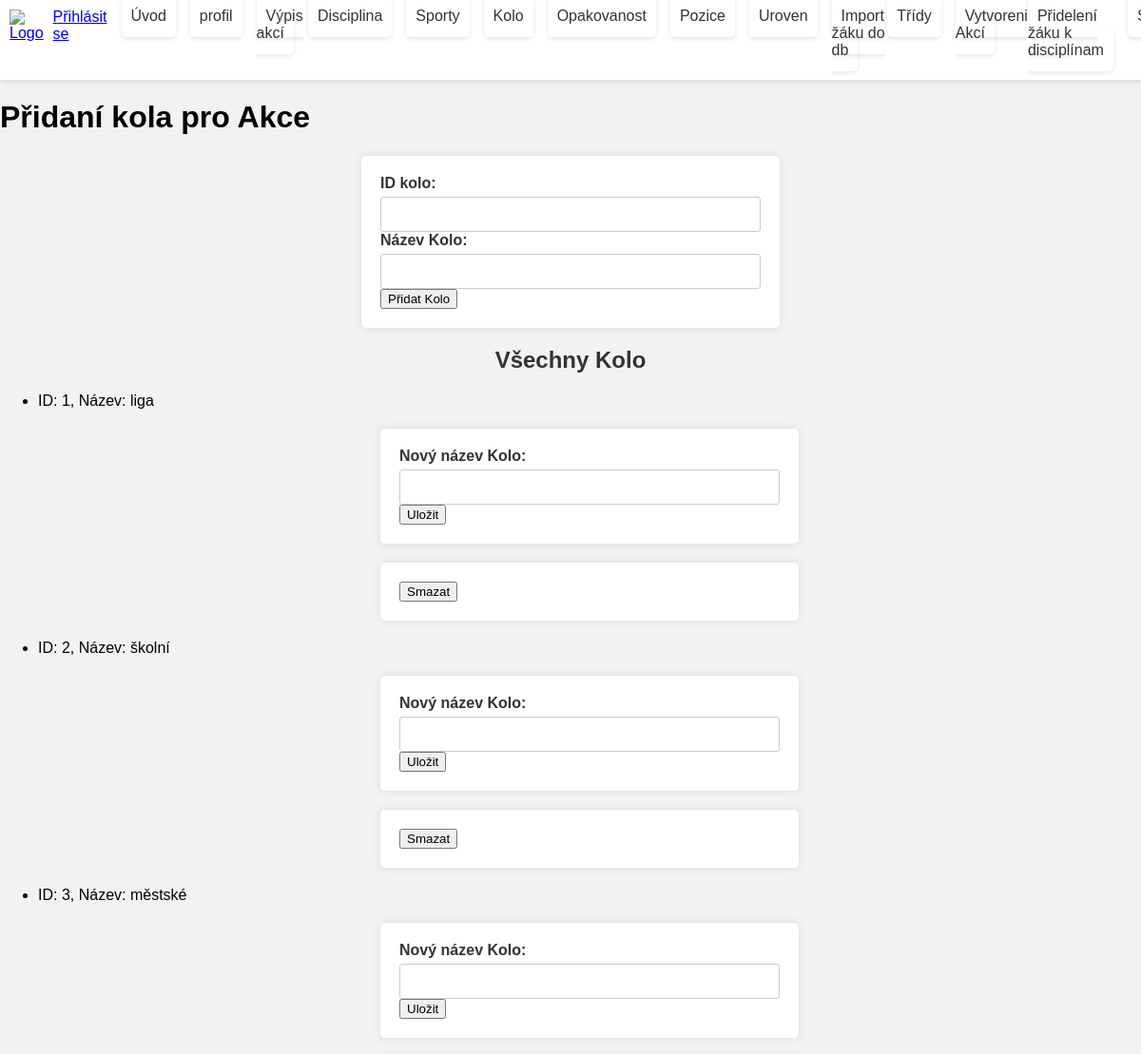
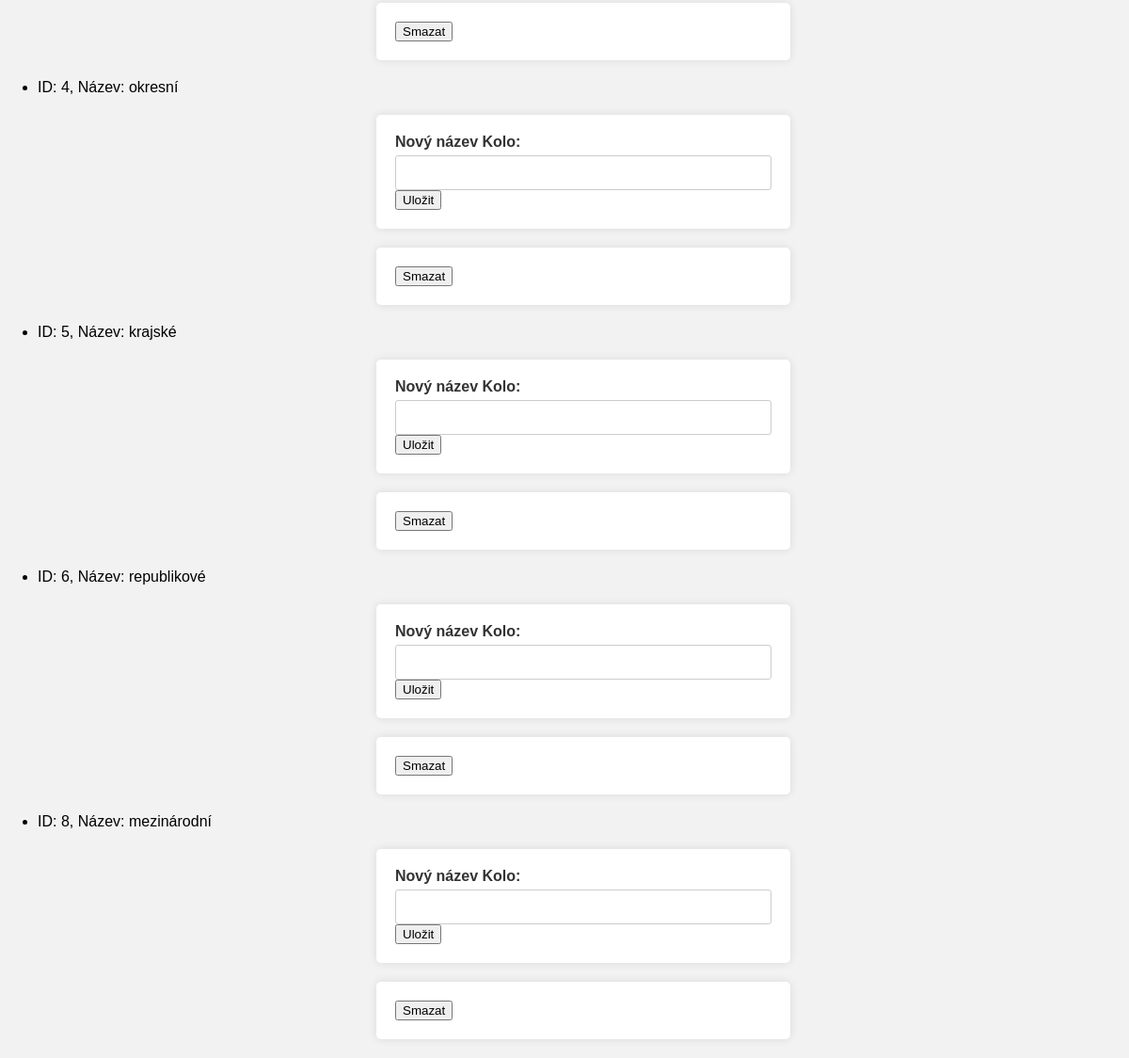
/kolo, run on the app's committed database (2 pictures, top to bottom).
### tables this page shows
CREATE TABLE `kolo` (
  `id_kolo` int(3) NOT NULL,
  `nazev_kolo` varchar(30) DEFAULT NULL
);

### kontrolery/Kontroler.php (called while the page is built, shortened)
<?php
abstract class Kontroler {
    protected $pohled = "";
    public function vypisPohled() {
        require "pohledy/{$this->pohled}.phtml";
    }
}

### index.php (called while the page is built, shortened)
<?php
$smerovac = new SmerovacKontroler();
$smerovac->zpracuj([$_SERVER["REQUEST_URI"]]);
$smerovac->vypisPohled();

### modely/Db.php (called while the page is built, shortened)
<?php
class Db {
  private static $spojeni;
  private static $nastaveni = array(
		PDO::ATTR_ERRMODE => PDO::ERRMODE_EXCEPTION,
		PDO::ATTR_EMULATE_PREPARES => false,
	);
  public static function pripoj($server, $uzivatel, $heslo, $databaze)
  {
	  if (!isset(self::$spojeni))
      {
        $dsn = "mysql:host=$server;dbname=$databaze;charset=utf8";
			 self::$spojeni = new PDO(
				$dsn,
				$uzivatel,
				$heslo,
				self::$nastaveni
			 );
	  }
	}
  public static function dotazVsechny($dotaz, $parametry = array()) {
		$navrat = self::$spojeni->prepare($dotaz);
		$navrat->execute($parametry);
		return $navrat->fetchAll();
	}
}

### modely/ModelyKolo.php (called while the page is built, shortened)
<?php
class ModelyKolo{
    public function vratVsechnyKolo() {
        $sql = "
            SELECT *
            FROM kolo
        ";
        $kolo = Db::dotazVsechny($sql);
        return $kolo;
      }
}
?>

### kontrolery/KoloKontroler.php (called while the page is built, shortened)
<?php
class KoloKontroler extends Kontroler {
    public function zpracuj($parametry) {
         $modelyKolo= new ModelyKolo();
        $kolo=$modelyKolo->vratVsechnyKolo();
    }
}

### kontrolery/SmerovacKontroler.php (called while the page is built, shortened)
<?php
class SmerovacKontroler extends Kontroler {
  public function zpracuj($parametry) {
     $url = $parametry[0];
     $castiCesty = $this->parsujURL($url);
     if (empty($castiCesty[0])) {
        $this->presmeruj("uvod");
     }
     else {
          $castNazvuKontroleru = array_shift($castiCesty);
          $nazevKontroleru = $this->pomlckyDoVelbloudiNotace($castNazvuKontroleru)
                              . "Kontroler";
          if (file_exists("kontrolery/$nazevKontroleru.php")) {
            $this->kontroler = new $nazevKontroleru;
            $this->kontroler->zpracuj($castiCesty);
          } else {
            $this->presmeruj("chyba");
          }
     }
  }
  private function pomlckyDoVelbloudiNotace($text) {
      $text = str_replace("-", " ", $text);
      $text = ucwords($text);
      $text = str_replace(" ", "", $text);
      return $text;
  }
  private function parsujURL($url) {
      $naparsovanaURL = parse_url($url);
      $cesta = $naparsovanaURL["path"];
      $cesta = ltrim($cesta, "/");
      $cesta = trim($cesta);
      $rozdelenaCesta = explode("/", $cesta);
      return $rozdelenaCesta;
  }
}
?>

### pohledy/kolo.phtml (the view, shortened to what this page needs)
<h1>Přidaní kola pro Akce</h1>
<form  method="post">
    <label for="id_kolo">ID kolo:</label>
    <input type="number" name="id_kolo" >
    <label for="nazev_kolo">Název Kolo:</label>
    <input type="text" name="nazev_kolo" required>
    <button type="submit" name="pridej">Přidat Kolo</button>
</form>
<?php if (isset($this->data['kolo']) && !empty($this->data['kolo'])): ?>
    <h2>Všechny Kolo</h2>
    <ul>
    <?php foreach ($this->data['kolo'] as $kolo): ?>
            <li>ID: <?php echo $kolo['id_kolo']; ?>, Název: <?php echo $kolo['nazev_kolo']; ?>
            <form method="post">
            <label for="novy_nazev_kolo">Nový název Kolo:</label>
            <input type="text" name="novy_nazev_kolo" required>
            <button type="submit" name="ulozit">Uložit</button>
</form>
                <form method="post">
                    <button type="submit" name="smazat">Smazat</button>
                </form>
            </li>
        <?php endforeach; ?>
    </ul>
<?php else: ?>
    <p>Nejsou k dispozici žádné kola.</p>
<?php endif; ?>

### pohledy/styly.css (style rules this page uses)
body { margin: 0; font-family: 'Arial', sans-serif; }
body { font-family: 'Arial', sans-serif; background-color: #f2f2f2; margin: 0; }
h2 { text-align: center; color: #333; }
form { max-width: 400px; margin: 20px auto; background-color: #ffffff; padding: 20px; border-radius: 5px; box-shadow: 0 0 10px rgba(0, 0, 0, 0.1); }
label { display: block; font-weight: bold; margin-bottom: 5px; color: #333; }
input { width: 100%; padding: 10px; box-sizing: border-box; border: 1px solid #ccc; border-radius: 3px; }

### data on the page
kolo: id_kolo "1", nazev_kolo "liga"
kolo: id_kolo "2", nazev_kolo "školní"
kolo: id_kolo "3", nazev_kolo "městské"
kolo: id_kolo "4", nazev_kolo "okresní"
kolo: id_kolo "5", nazev_kolo "krajské"
kolo: id_kolo "6", nazev_kolo "republikové"
kolo: id_kolo "8", nazev_kolo "mezinárodní"
